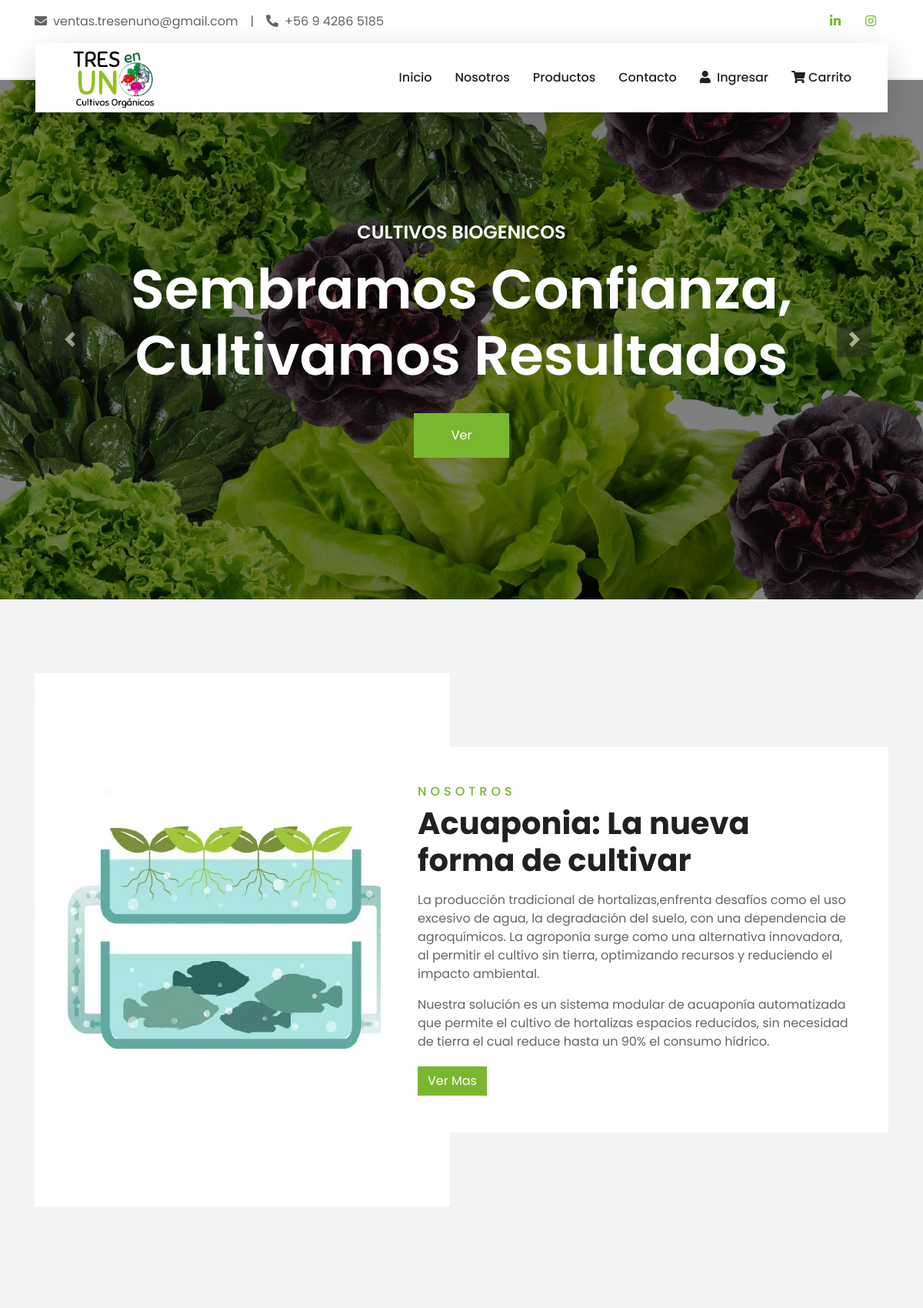
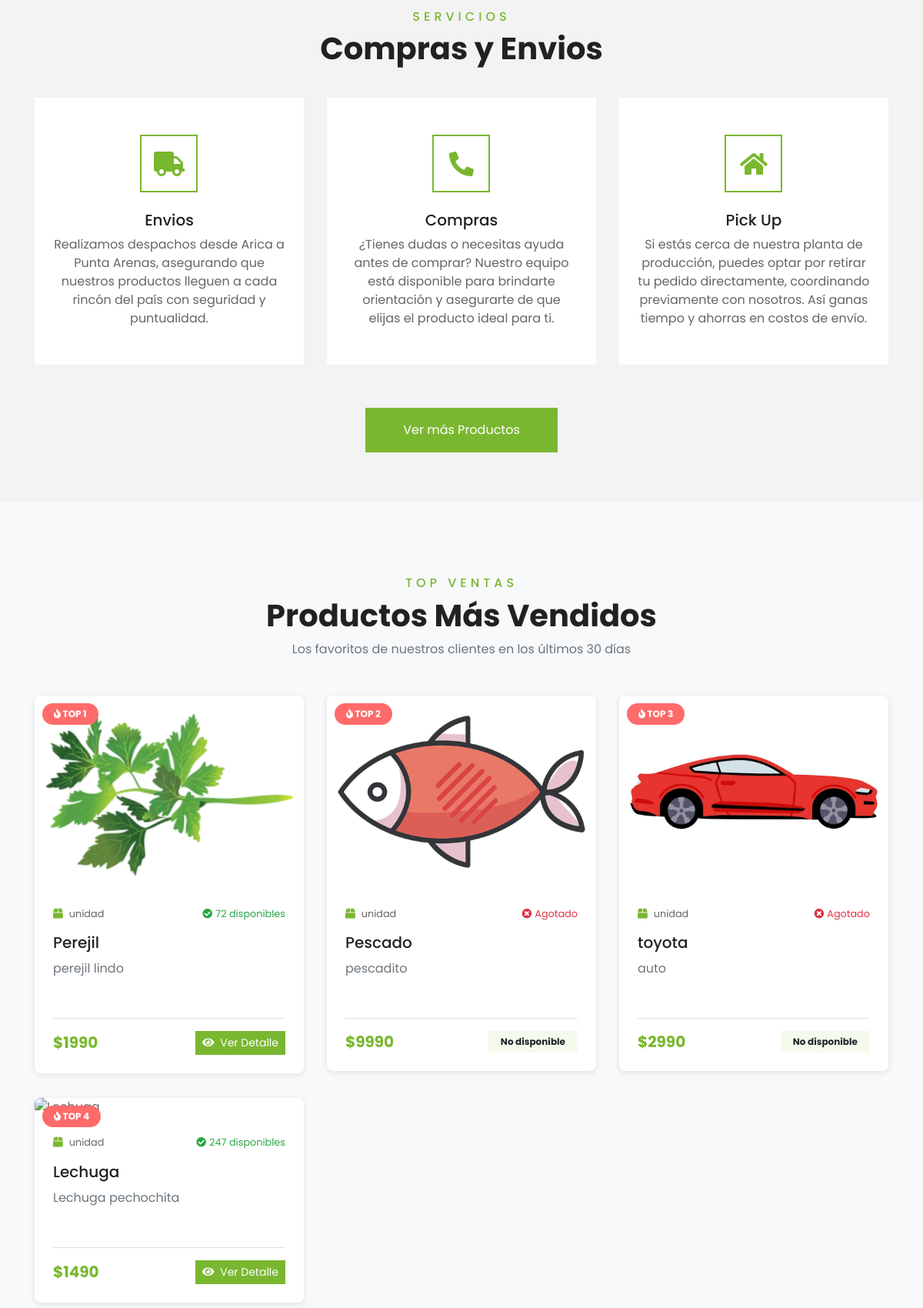
The page / (upper part) on the database its author committed (2 pictures, top to bottom).
### miapp/models.py (models this page shows, shortened)
class Producto(models.Model):
    UNIDADES_MEDIDA = [
        ('unidad', 'Unidad'),
        ('kg', 'Kilogramo'),
        ('gr', 'Gramo'),
        ('lt', 'Litro'),
        ('ml', 'Mililitro'),
        ('paquete', 'Paquete'),
        ('caja', 'Caja'),
    ]
    nombre = models.CharField(
        max_length=100,
        db_index=True,
        verbose_name="Nombre del producto"
    )
    descripcion = models.TextField(
        max_length=500,
        verbose_name="Descripción"
    )
    precio_unitario = models.DecimalField(
        max_digits=10,
        decimal_places=2,
        verbose_name="Precio unitario",
        help_text="Precio en pesos chilenos"
    )
    unidad_medida = models.CharField(
        max_length=20,
        choices=UNIDADES_MEDIDA,
        default='unidad',
        verbose_name="Unidad de medida"
    )
    stock_disponible = models.IntegerField(
        default=0,
        verbose_name="Stock disponible",
        help_text="Cantidad disponible en inventario"
    )
    categoria = models.ForeignKey(
        Categoria,
        on_delete=models.PROTECT,  # PROTECT en lugar de CASCADE
        related_name='productos',
        verbose_name="Categoría"
    )
    imagen = models.ImageField(
        upload_to='productos/',  # Guarda directamente en productos/
        null=True,
        blank=True,
        verbose_name="Imagen del producto",
        help_text="Imagen principal del producto"
    )
    activo = models.BooleanField(
        default=True,
        verbose_name="Activo",
        help_text="Indica si el producto está activo para venta"
    )
    fecha_creacion = models.DateTimeField(auto_now_add=True, verbose_name="Fecha de creación")
    fecha_modificacion = models.DateTimeField(auto_now=True, verbose_name="Última modificación")
    class Meta:
        db_table = 'productos'
        verbose_name = 'Producto'
        verbose_name_plural = 'Productos'
        ordering = ['-fecha_creacion']
        indexes = [
            models.Index(fields=['nombre']),
            models.Index(fields=['categoria', 'activo']),
            models.Index(fields=['-fecha_creacion']),
        ]

### miapp/views.py (the view)
# urls.py: path('', views.inicio, name='inicio'),
def inicio(request):
    ofertas_activas = Oferta.objects.filter(
        fecha_fin__gte=timezone.now(),
        fecha_inicio__lte=timezone.now(),
        activa=True
    )
    hace_30_dias = timezone.now() - timedelta(days=30)
    productos_mas_vendidos = DetallePedido.objects.filter(
        pedido__estado_pedido__in=['pagado', 'preparando', 'enviado', 'completado'],
        pedido__fecha_pedido__gte=hace_30_dias
    ).values('producto__id', 'producto__nombre').annotate(
        total_vendido=Sum('cantidad')
    ).order_by('-total_vendido')[:10]
    ids_productos = [item['producto__id'] for item in productos_mas_vendidos]
    productos_top = Producto.objects.filter(
        id__in=ids_productos,
        activo=True
    ).prefetch_related(
        Prefetch('ofertas', queryset=ofertas_activas, to_attr='ofertas_activas')
    )
    productos_top_ordenados = sorted(
        productos_top,
        key=lambda p: ids_productos.index(p.id) if p.id in ids_productos else 999
    )
    contexto = {
        'productos_top_vendidos': productos_top_ordenados,
        'now': timezone.now(),
    }
    return render(request, 'miapp/inicio.html', contexto)

### miapp/templates/miapp/inicio.html (shortened to what this page needs)
{% load static %}
<!DOCTYPE html>
<html lang="es">
    <head>
        <link
            href="https://cdnjs.cloudflare.com/ajax/libs/font-awesome/5.10.0/css/all.min.css"
            rel="stylesheet">
        <link href="https://cdnjs.cloudflare.com/ajax/libs/font-awesome/5.10.0/css/all.min.css" rel="stylesheet">
        <link href="{% static 'lib/owlcarousel/assets/owl.carousel.min.css' %}"
            rel="stylesheet">
        <link href="{% static 'css/style.css' %}" rel="stylesheet">
    </head>
    <body>
        {% include 'miapp/barrabase.html' %}
                {% include 'miapp/chatbot.html' %}
        <div class="container-fluid p-0">
            <div id="header-carousel" class="carousel slide"
                data-ride="carousel">
                <div class="carousel-inner">
                    <div class="carousel-item active">
                        <img class="w-100"
                            src="{% static 'img/carrucel1.jpg' %}" alt="Image">
                        <div
                            class="carousel-caption d-flex flex-column align-items-center justify-content-center">
                            <div class="p-3" style="max-width: 900px;">
                                <h4
                                    class="text-white text-uppercase mb-md-3">Cultivos
                                    Biogenicos</h4>
                                <h3
                                    class="display-3 text-white mb-md-4">Sembramos
                                    Confianza, Cultivamos Resultados</h3>
                                <a href="{% url 'listar_productos' %}"
                                    class="btn btn-primary py-md-3 px-md-5 mt-2">Ver</a>
                            </div>
                        </div>
                    </div>
                </div>
                <a class="carousel-control-prev" href="#header-carousel"
                    data-slide="prev">
                    <div class="btn btn-dark"
                        style="width: 45px; height: 45px;">
                        <span class="carousel-control-prev-icon mb-n2"></span>
                    </div>
                </a>
                <a class="carousel-control-next" href="#header-carousel"
                    data-slide="next">
                    <div class="btn btn-dark"
                        style="width: 45px; height: 45px;">
                        <span class="carousel-control-next-icon mb-n2"></span>
                    </div>
                </a>
            </div>
        </div>
        <div class="container-fluid py-5">
            <div class="container pt-5">
                <div class="row">
                    <div class="col-lg-6" style="min-height: 500px;">
                        <div class="position-relative h-100">
                            <img class="position-absolute w-100 h-100"
                                src="{% static 'img/nosotros1.jpg' %}"
                                style="object-fit: cover;">
                        </div>
                    </div>
                    <div class="col-lg-6 pt-5 pb-lg-5">
                        <div class="about-text bg-white p-4 p-lg-5 my-lg-5">
                            <h6 class="text-primary text-uppercase"
                                style="letter-spacing: 5px;">Nosotros</h6>
                            <h1 class="mb-3">Acuaponia: La nueva forma de
                                cultivar</h1>
                            <p> La producción tradicional de hortalizas,enfrenta
                                desafíos como el uso excesivo de agua, la
                                degradación del suelo, con una dependencia de
                                agroquímicos. La agroponía surge como una
                                alternativa innovadora, al permitir el cultivo
                                sin tierra, optimizando recursos y reduciendo el
                                impacto ambiental.</p>
                            <p>
                                Nuestra solución es un sistema modular de
                                acuaponía automatizada que permite el cultivo de
                                hortalizas espacios reducidos, sin necesidad de
                                tierra el cual reduce hasta un 90% el consumo
                                hídrico. </p>
                            <a href="{% url 'nosotros' %}"
                                class="btn btn-primary mt-1">Ver Mas</a>
                        </div>
                    </div>
                </div>
            </div>
        </div>
        <div class="container-fluid py-5">
            <div class="container pt-5 pb-3">
                <div class="text-center mb-3 pb-3">
                    <h6 class="text-primary text-uppercase"
                        style="letter-spacing: 5px;">Servicios</h6>
                    <h1>Compras y Envios</h1>
                </div>
                <div class="row">
                    <div class="col-lg-4 col-md-6 mb-4">
                        <div
                            class="service-item bg-white text-center mb-2 py-5 px-4">
                            <i class="fa fa-2x fa-truck mx-auto mb-4"></i>
                            <h5 class="mb-2">Envios</h5>
                            <p class="m-0">Realizamos despachos desde Arica a
                                Punta Arenas, asegurando que nuestros productos
                                lleguen a cada rincón del país con seguridad y
                                puntualidad.</p>
                        </div>
                    </div>
                    <div class="col-lg-4 col-md-6 mb-4">
                        <div
                            class="service-item bg-white text-center mb-2 py-5 px-4">
                            <i class="fa fa-2x fa-phone-alt mx-auto mb-4"></i>
                            <h5 class="mb-2">Compras</h5>
                            <p class="m-0">¿Tienes dudas o necesitas ayuda antes
                                de comprar? Nuestro equipo está disponible para
                                brindarte orientación y asegurarte de que elijas
                                el producto ideal para ti.</p>
                        </div>
                    </div>
                    <div class="col-lg-4 col-md-6 mb-4">
                        <div
                            class="service-item bg-white text-center mb-2 py-5 px-4">
                            <i class="fa fa-2x fa-home mx-auto mb-4"></i>
                            <h5 class="mb-2">Pick Up</h5>
                            <p class="m-0">Si estás cerca de nuestra planta de
                                producción, puedes optar por retirar tu pedido
                                directamente, coordinando previamente con
                                nosotros. Así ganas tiempo y ahorras en costos
                                de envío.</p>
                        </div>
                    </div>
                </div>
                <div class="text-center mt-4">
                    <a href="{% url 'listar_productos' %}" class="btn btn-primary py-3 px-5">Ver más Productos</a>
                </div>
            </div>
        </div>
        <div class="container-fluid py-5" style="background-color: #f8f9fa;">
            <div class="container pt-5 pb-3">
                <div class="text-center mb-3 pb-3">
                    <h6 class="text-primary text-uppercase" style="letter-spacing: 5px;">Top Ventas</h6>
                    <h1>Productos Más Vendidos</h1>
                    <p class="text-muted">Los favoritos de nuestros clientes en los últimos 30 días</p>
                </div>
                <div class="row">
                    {% for producto in productos_top_vendidos %}
                    <div class="col-lg-4 col-md-6 mb-4">
                        <div class="package-item bg-white mb-2" style="box-shadow: 0 2px 8px rgba(0,0,0,0.1); border-radius: 8px; overflow: hidden;">
                            <div style="position: relative;">
                                <img class="img-fluid w-100" src="{{ producto.imagen.url }}" alt="{{ producto.nombre }}"
                                     style="height: 250px; object-fit: cover;">
                                <div style="position: absolute; top: 10px; left: 10px; background-color: #ff6b6b; color: white; padding: 5px 15px; border-radius: 20px; font-weight: bold; font-size: 12px;">
                                    <i class="fa fa-fire"></i> TOP {{ forloop.counter }}
                                </div>
                            </div>
                            <div class="p-4">
                                <div class="d-flex justify-content-between mb-3">
                                    <small class="m-0">
                                        <i class="fa fa-box text-primary mr-2"></i>{{ producto.unidad_medida }}
                                    </small>
                                    {% if producto.stock_disponible > 0 %}
                                        <small class="m-0 text-success">
                                            <i class="fa fa-check-circle mr-1"></i>{{ producto.stock_disponible }} disponibles
                                        </small>
                                    {% else %}
                                        <small class="m-0 text-danger">
                                            <i class="fa fa-times-circle mr-1"></i>Agotado
                                        </small>
                                    {% endif %}
                                </div>
                                <a class="h5 text-decoration-none text-dark" href="{% url 'detalle_producto' producto.id %}">
                                    {{ producto.nombre }}
                                </a>
                                <p class="text-muted mt-2 mb-3" style="height: 60px; overflow: hidden;">
                                    {{ producto.descripcion|truncatewords:15 }}
                                </p>
                                <div class="border-top pt-3">
                                    <div class="d-flex justify-content-between align-items-center">
                                        <div>
                                            {% if producto.ofertas_activas %}
                                                {% with oferta=producto.ofertas_activas.0 %}
                                                <h5 class="m-0">
                                                    <span class="text-danger font-weight-bold">
                                                        ${{ oferta.precio_oferta|floatformat:0 }}
                                                    </span>
                                                </h5>
                                                <small class="text-muted" style="text-decoration: line-through;">
                                                    ${{ producto.precio_unitario|floatformat:0 }}
                                                </small>
                                                <span class="badge badge-danger ml-2">
                                                    -{{ oferta.porcentaje_descuento|floatformat:0 }}%
                                                </span>
                                                {% endwith %}
                                            {% else %}
                                                <h5 class="m-0 text-primary font-weight-bold">
                                                    ${{ producto.precio_unitario|floatformat:0 }}
                                                </h5>
                                            {% endif %}
                                        </div>
                                        {% if producto.stock_disponible > 0 %}
                                            <a href="{% url 'detalle_producto' producto.id %}"
                                               class="btn btn-primary btn-sm">
                                                <i class="fa fa-eye mr-1"></i> Ver Detalle
                                            </a>
                                        {% else %}
                                            <span class="badge badge-secondary py-2 px-3">
                                                No disponible
                                            </span>
                                        {% endif %}
                                    </div>
                                </div>
                            </div>
                        </div>
                    </div>
                    {% endfor %}
                </div>
            </div>
        </div>
    </body>
</html>

### miapp/static/chatbot/chatbot.css (style rules this page uses)
:root { --cb-green: #3aa76d; --cb-green-dark: #2f8b5a; --cb-bg: #ffffff; --cb-bot: #f6fff9; --cb-user: #e8f5ee; --cb-border: #e0e7e4; --cb-shadow: 0 12px 30px rgba(0, 0, 0, .12); --cb-radius: 16px; --cb-text: #1e293b; --cb-text-light: #64748b; }

### rows shown on the page
Producto: imagen (picture), unidad_medida "unidad", stock_disponible "72", nombre "Perejil", descripcion "perejil lindo", precio_unitario "1990", shows "Ver Detalle"
Producto: imagen (picture), unidad_medida "unidad", stock_disponible 0 (drawn), nombre "Pescado", descripcion "pescadito", precio_unitario "9990"
Producto: imagen (picture), unidad_medida "unidad", stock_disponible 0 (drawn), nombre "toyota", descripcion "auto", precio_unitario "2990"
Producto: unidad_medida "unidad", stock_disponible "247", nombre "Lechuga", descripcion "Lechuga pechochita", precio_unitario "1490", shows "Ver Detalle"
